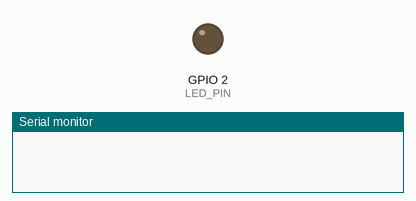
This sketch was run on a simulated ESP32. Parts: output pins drawn as LEDs (lit = HIGH), the last lines printed to the serial monitor. Nothing arrives over Bluetooth unless stated; a phone connects over Bluetooth LE 3 s after start.

Above: at 0.1 s.
At 4.1 s:
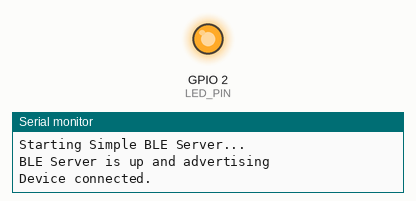
Timing chart, 0 to 5.6 s (numbered marks = the images above):
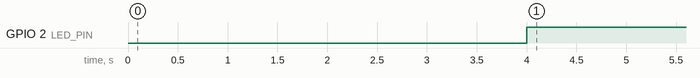

Measured:
- by itself, GPIO 2 (LED_PIN): LOW → HIGH at 4.0 s

The sketch:

Bluetooth.ino
```cpp
#include <BLEDevice.h>
#include <BLEServer.h>
#include <BLEUtils.h>

#define SERVICE_UUID "12345678-1234-1234-1234-1234567890ab"
#define CHARACTERISTIC_UUID "abcd1234-ab12-cd34-ef56-1234567890ab"

// Define onboard LED pin (usually GPIO 2 for blue LED on many ESP32 boards)
#define LED_PIN 2

class MyServerCallbacks : public BLEServerCallbacks
{
  void onConnect(BLEServer *pServer)
  {
    // Turn on the onboard blue LED when device connects
    digitalWrite(LED_PIN, HIGH);
    Serial.println("Device connected.");
  }

  void onDisconnect(BLEServer *pServer)
  {
    digitalWrite(LED_PIN, LOW);
    Serial.println("Device disconnected.");

    // Restart advertising so that new devices can find it again
    BLEDevice::startAdvertising();
    Serial.println("Advertising restarted");
  }
};

void setup()
{
  pinMode(LED_PIN, OUTPUT);   // Set onboard LED pin as output
  digitalWrite(LED_PIN, LOW); // Initially turn off the LED

  Serial.begin(115200);
  delay(1000); // Let power stabilize
  Serial.println("Starting Simple BLE Server...");

  // Initialize BLE
  BLEDevice::init("ESP32-Test");

  // Create BLE server with custom callbacks for connection events
  BLEServer *pServer = BLEDevice::createServer();
  pServer->setCallbacks(new MyServerCallbacks());

  // Create BLE service
  BLEService *pService = pServer->createService(SERVICE_UUID);

  // Create characteristic
  BLECharacteristic *pCharacteristic = pService->createCharacteristic(
      CHARACTERISTIC_UUID,
      BLECharacteristic::PROPERTY_READ |
          BLECharacteristic::PROPERTY_WRITE);
  pCharacteristic->setValue("Hello BLE");

  // Start service
  pService->start();

  // Start advertising
  BLEAdvertising *pAdvertising = BLEDevice::getAdvertising();
  pAdvertising->addServiceUUID(SERVICE_UUID);
  BLEDevice::startAdvertising();

  Serial.println("BLE Server is up and advertising");
}

void loop()
{
  // Nothing needed in the loop
}
```
